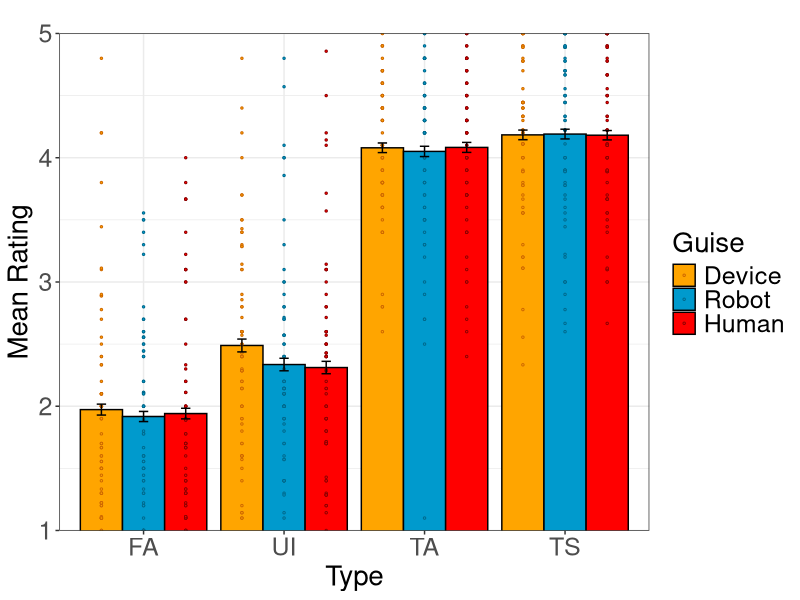

The R source for this figure:
#------------------------------------------------------------------------------------------------------------------------
#------------------------------------------------------------------------------------------------------------------------
# Part 1: Load necessary packages.
#------------------------------------------------------------------------------------------------------------------------
#------------------------------------------------------------------------------------------------------------------------
# Load necessary packages
library(plyr)
library(dplyr)
library(lme4)
library(lmerTest)
library(ggplot2)
#------------------------------------------------------------------------------------------------------------------------
#------------------------------------------------------------------------------------------------------------------------
# Part 2: Load and organize data frame.
#------------------------------------------------------------------------------------------------------------------------
#------------------------------------------------------------------------------------------------------------------------
# Load the cleaned data frame (created with 'Winter_2022_Underinformativeness_TopDown_Congruency_Gradience_Processing.R')
setwd("~/Desktop/UCDavis/PhoneticsLab/Winter_2022/Winter_2022_Underinformativeness_TopDown_Congruency_Gradience")
setwd("Data Frames")
final <- read.csv("Underinformativity_DeviceHuman.csv")

# Relabel the 'Furhat' and 'Cylinder' guises as 'Robot' and 'Device' respecively
final$guise <- as.character(final$guise)
final[final$guise == "Furhat", ]$guise <- "Robot"
final[final$guise == "Cylinder", ]$guise <- "Device"
final$guise <- as.factor(final$guise)
#------------------------------------------------------------------------------------------------------------------------
#------------------------------------------------------------------------------------------------------------------------
# Part 3: Output summaries of the demographic variables.
#------------------------------------------------------------------------------------------------------------------------
#------------------------------------------------------------------------------------------------------------------------
# Summary of the age variable
unique(final$Q19)
summary(as.numeric(as.character(final$Q19)))
sd(final$Q19)

# Summary of the gender variable
table(final$Q20)/114

# Summary of the first languages of the participants
table(as.character(final$Q21))/114

# Summary of the languages the participants spoke at home as children
table(as.character(final$Q22))/114

# Grouped summary of Q21 and Q22
table(final$Q21, final$Q22)/114

# Summary of the strongest language of the participants
table(as.character(final$Q23))/114

# Summary of the type of computer the study was done on
table(final$Q25)/114

# List of participants' comments 
unique(final$Q26)
#------------------------------------------------------------------------------------------------------------------------
#------------------------------------------------------------------------------------------------------------------------
# Part 4: Visualize the data.
#------------------------------------------------------------------------------------------------------------------------
#------------------------------------------------------------------------------------------------------------------------
# Refactor the 'guise' and 'type' variables
final$guise <- factor(final$guise, levels = c("Device", "Robot", "Human"))
final$type <- factor(final$type, levels = c("FA", "UI", "TA", "TS"))

# Find the mean rating for each type-guise combination
combined_summary_dat <- ddply(final,.(type, guise),summarize,
                              Mean=mean(na.omit(rating)),
                              Err=sqrt(var(na.omit(rating))/length(na.omit(rating))))
colnames(combined_summary_dat) <- c("Type", "Guise", "Mean", "Err")

# Find the mean rating for each type-guise combination for each participant
subject_summary_dat <- ddply(final,.(type, guise, subject),summarize,
                             Mean=mean(na.omit(rating)),
                             Err=sqrt(var(na.omit(rating))/length(na.omit(rating))))
colnames(subject_summary_dat) <- c("Type", "Guise", "Subject", "Mean", "Err")

# Create the plot for the manuscript
combined_plot <- ggplot(subject_summary_dat, 
                        aes(x=Type, y=Mean, color = Guise, group = Guise, shape =Guise, fill = Guise)) +
  geom_bar(position = position_dodge(), stat="identity", color = "black", data = combined_summary_dat) +
  geom_point(size=0.5, position = position_dodge(width = .9), shape = 21) +
  geom_errorbar(data = combined_summary_dat, aes(ymin=Mean-Err, ymax=Mean+Err), 
                color = "black", width=.2, position=position_dodge(width=.9)) +   
  coord_cartesian(ylim=c(1.18, 4.82)) +
  scale_color_manual(values=c("darkorange3", "deepskyblue4", "darkred")) +
  scale_fill_manual(values=c("orange", "deepskyblue3", "red")) + 
  xlab("Type") + ylab("Mean Rating") + 
  ggtitle("") + theme_bw() + 
  theme(axis.text=element_text(size=18), 
                  axis.title=element_text(size=20),
                  legend.text=element_text(size=18),
                  legend.title=element_text(size=20))
combined_plot
#------------------------------------------------------------------------------------------------------------------------
#------------------------------------------------------------------------------------------------------------------------
# Part 5: Run the statistical model.
#------------------------------------------------------------------------------------------------------------------------
#------------------------------------------------------------------------------------------------------------------------
# Recode the factor variables
final$guise <- factor(final$guise, levels = c("Human", "Device", "Robot"))
final$type <- factor(final$type, levels = c("UI", "FA", "TA", "TS"))

# Statistical model
model <- lmer(rating ~ type*guise + (1 + type + guise | subject) + (1 | sentence), data=final)
summary(model)
#------------------------------------------------------------------------------------------------------------------------
#------------------------------------------------------------------------------------------------------------------------
